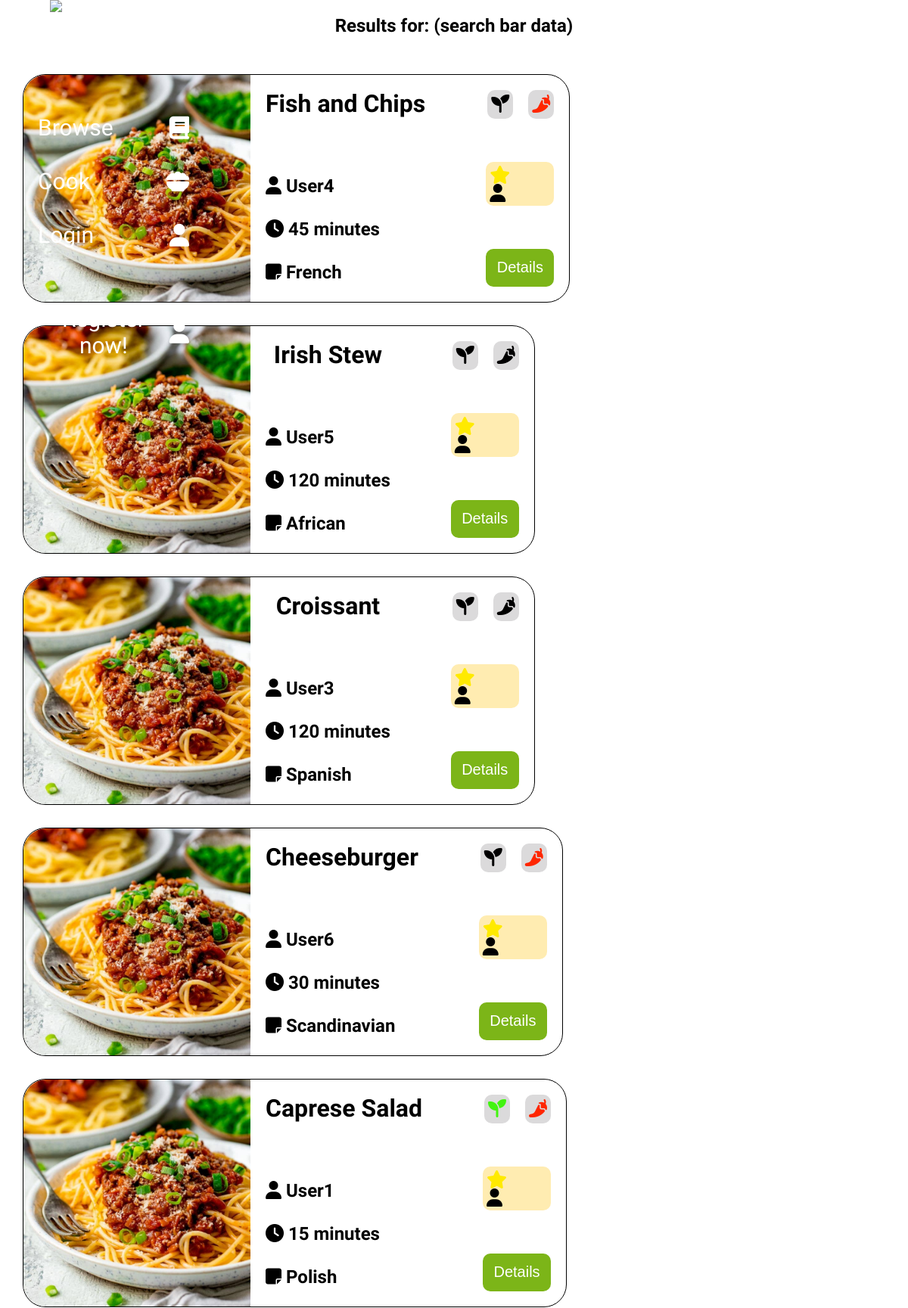
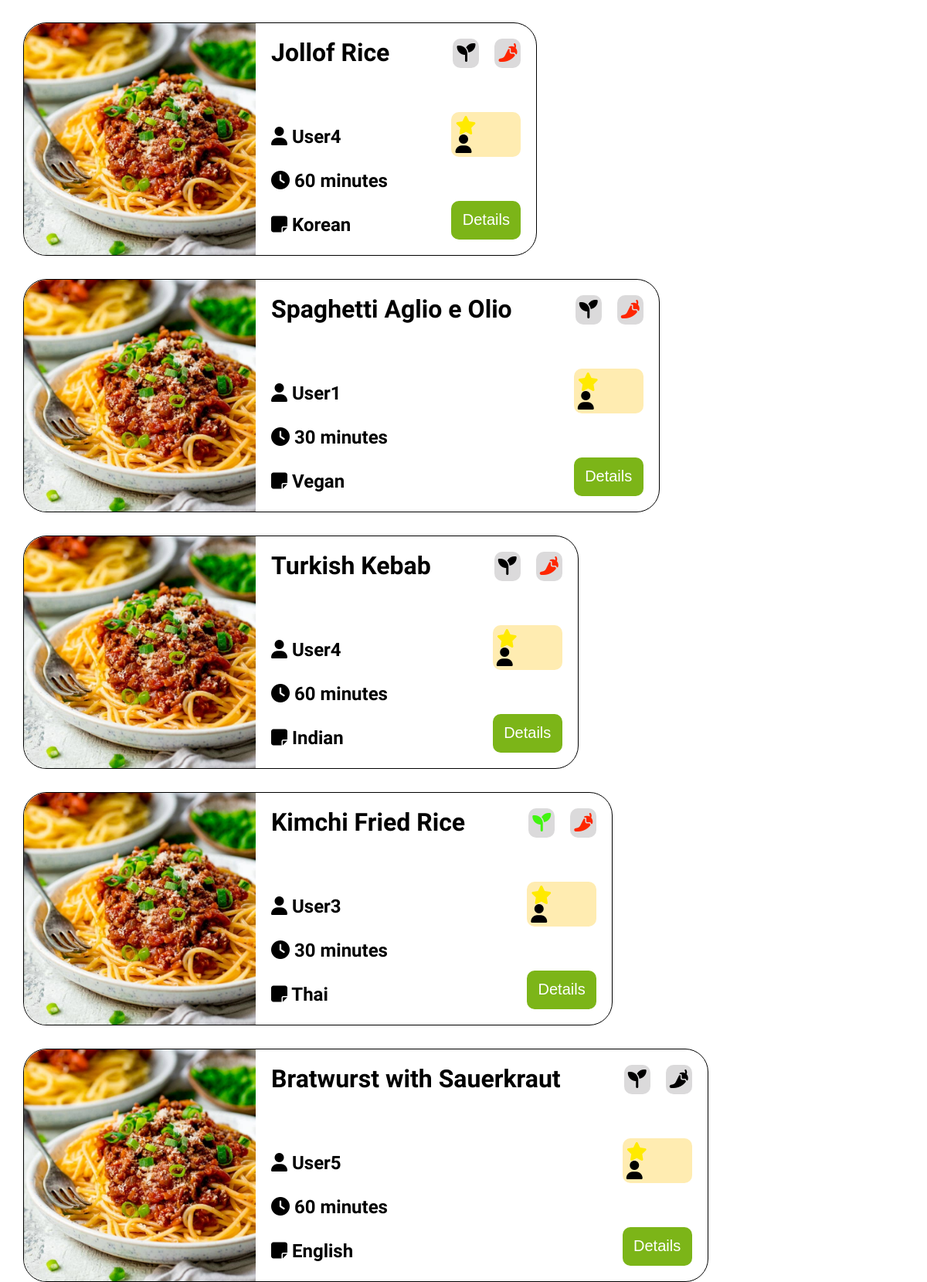
The app's page /Views/search_results.php with its own data (2 pictures, top to bottom).
### tables this page shows
CREATE TABLE `Recipes` (
  `recipe_id` int(11) NOT NULL,
  `title` longtext NOT NULL,
  `category_id` int(11) NOT NULL,
  `isVegan` tinyint(1) NOT NULL,
  `likesHot` tinyint(1) NOT NULL,
  `rating` double NOT NULL,
  `time` double NOT NULL,
  `ingredients` longtext NOT NULL,
  `user_id` int(11) NOT NULL
);

CREATE TABLE `users` (
  `users_id` int(255) NOT NULL,
  `users_email` varchar(50) NOT NULL,
  `users_user_name` varchar(50) NOT NULL,
  `users_password` longtext NOT NULL,
  `likesHot` tinyint(1) DEFAULT NULL,
  `isVegan` tinyint(1) DEFAULT NULL
);

CREATE TABLE `categories` (
  `category_id` int(11) NOT NULL,
  `category_name` longtext NOT NULL
);

### Classes/recipe_classes.php (called while the page is built, shortened)
<?php
class Recipe extends \Dbh
{
    private string $title;
    private int $category_id;
    private int $is_vegan;
    private int $likes_hot;
    private int $time;
    private int $user_id;
    public function __construct(string $title, int $category_id, int $is_vegan, int $likes_hot, int $time, array $ingredients, int $user_id)
    {
        $this->title = $title;
        $this->category_id = $category_id;
        $this->is_vegan = $is_vegan;
        $this->likes_hot = $likes_hot;
        $this->time = $time;
        $this->user_id = $user_id;
    }
    public static function getTrendingRecipes(int $count): array
    {
        $dbh = new Dbh();
        $connection = $dbh->connect();
        $query = 'SELECT * FROM recipes ORDER BY rating LIMIT '.$count;
        $stmt = $connection->query($query);
        $recipesData = $stmt->fetchAll(PDO::FETCH_ASSOC);
        $recipes = [];
        foreach ($recipesData as $recipeData) {
            $recipe = new Recipe(
                $recipeData['title'],
                (int) $recipeData['category_id'],
                (int) $recipeData['isVegan'],
                (int) $recipeData['likesHot'],
                (int) $recipeData['time'],
                explode(',', $recipeData['ingredients']),
                (int) $recipeData['user_id']
            );
            $recipes[] = $recipe;
        }
        return $recipes;
    }
    public function getTitle(): string
    {
        return $this->title;
    }
    public function getCategory(): string
    {
        $dbh = new Dbh();
        $connection = $dbh->connect();
        $query = 'SELECT * FROM categories WHERE category_id = '.$this->category_id;
        $stmt = $connection->query($query);
        $data = $stmt->fetchAll(PDO::FETCH_ASSOC);
        return $data[0]['category_name'];
    }
    public function getIsVegan(): int
    {
        return $this->is_vegan;
    }
    public function getLikesHot(): int
    {
        return $this->likes_hot;
    }
    public function getUsername(): string
    {
        $dbh = new Dbh();
        $connection = $dbh->connect();
        $query = 'SELECT * FROM users WHERE users_id = '.$this->user_id;
        $stmt = $connection->query($query);
        $data = $stmt->fetchAll(PDO::FETCH_ASSOC);
        if (isset($data[0]['users_user_name'])) {
            return $data[0]['users_user_name'];
        } else {
            return '';
        }
    }
    public function getTime(): int
    {
        return $this->time;
    }
}

### Views/search_results.php (the view, shortened to what this page needs)
<?php require "nav.php" ?>
<link rel="stylesheet" href="CSS/mainpage.css">
<main class="col-xs-12 col-sm-10 col-md-6 col-lg-11">
    <section>
        <h1>Results for: (search bar data)</h1>
    </section>
    <section class="results">
        <div class="top_trending_recipes col-xs-12 col-sm-8 col-md-6 col-lg-12">
            <?php
            require_once '../Classes/recipe_classes.php';
            $recipes = Recipe::getTrendingRecipes(10);
            foreach ($recipes as $recipe) {
            ?>
            <div class="top_trending_recipe">
                <div class="mid">
                    <p class="name"><?php echo $recipe->getTitle(); ?></p>
                    <div class="inner_mid">
                        <p class="details">
                            <i class="fa-solid fa-user"></i>
                            <?php echo $recipe->getUsername(); ?>
                        </p>
                        <p class="details">
                            <i class="fa-solid fa-clock"></i>
                            <?php echo $recipe->getTime(); ?> minutes
                        </p>
                        <p class="details">
                            <i class="fa-solid fa-note-sticky"></i>
                            <?php echo $recipe->getCategory(); ?>
                        </p>
                    </div>
                </div>
                <div class="right">
                    <div class="vegan_spicy">
                        <div class="gray <?php echo $recipe->getIsVegan() ? 'green' : ''; ?>">
                            <i class="fa-solid fa-seedling"
                                style="color: <?php echo $recipe->getIsVegan() ? '#42f410' : ''; ?>;"></i>
                        </div>
                        <div class="gray">
                            <i class="fa-solid fa-pepper-hot"
                                style="color: <?php echo $recipe->getLikesHot() ? '#ff2600' : ''; ?>;"></i>
                        </div>
                    </div>
                    <div class="rating">
                        <div class="inner_rating">
                            <i class="fa-solid fa-star" style="color: #ffea00;"></i>
                        </div>
                        <div class="inner_rating">
                            <i class="fa-solid fa-user"></i>
                        </div>
                    </div>
                    <form>
                        <button type="submit" class="details_button">Details</button>
                    </form>
                </div>
            </div>
            <?php
            }
            ?>
        </div>
    </section>
</main>

### Views/header.php (shortened to what this page needs)
<!DOCTYPE html>
<html lang="eng">
<head>
    <link rel="stylesheet" href="https://cdnjs.cloudflare.com/ajax/libs/flexboxgrid/6.3.1/flexboxgrid.min.css"
        type="text/css">
    <link rel="stylesheet" href="CSS/header.css">
    <link rel="stylesheet" href="CSS/body_grid.css">
</head>
<body>

### Views/nav.php (shortened to what this page needs)
<?php require "header.php" ?>
<link rel="stylesheet" href="CSS/hamburgers.min.css">
<link rel="stylesheet" href="CSS/nav.css">
<aside class="navigation">
    <nav>
        <h2>Recipello</h2>
        <ul>
            <li><a href="mainpage.php">Browse <i class="fa-solid fa-book"></i></a></li>
            <li><a href="#">Cook <i class="fa-solid fa-bowl-food"></i></a></li>
            <?php
            if (isset($_SESSION['userid'])) {
            ?>
            <li><a href="#">Favourites <i class="fa-solid fa-star"></i></a></li>
            <li><a href="my_recipes.php">My recipes <i class="fa-regular fa-pen-to-square"></i></a></li>
            <li><a href="current_user.php">Account <i class="fa-solid fa-user"></i></a></li>
            <?php
            } else {
            ?>
            <li><a href="login.php">Login <i class="fa-solid fa-user"></i></a></li>
            <li><a href="register.php">Register now! <i class="fa-solid fa-user"></i></a></li>
            <?php
            }
            ?>
        </ul>
        <img src="Images/nav_bg.jpg" alt="nav_background">
    </nav>
</aside>

### Views/CSS/header.css (style rules this page uses)
body { margin:0; font-family: 'Inconsolata', monospace; min-height: 100svh; display:flex; flex-direction: row; gap:0; position: relative; }

### Views/CSS/body_grid.css (style rules this page uses)
@media screen and (min-width: 992px) { body { display: grid; grid-auto-columns: 1fr; grid-template-columns: 300px 1fr; grid-template-rows: 1fr; gap: 10px 0px; grid-template-areas: "nav main"; } }
@media screen and (min-width: 992px) { .navigation { grid-area: nav; } }
@media screen and (min-width: 992px) { main { grid-area: main; } }

### Views/CSS/nav.css (style rules this page uses)
.navigation { position: fixed; font-size: 30px; color: white; left: -100%; top: 0; height: 100%; width: 100vw; max-width: 500px; overflow: hidden; z-index: 50; transition: .5s; }
nav { display: flex; flex-direction: column; align-items: center; position: relative; height: 100%; }
nav > * { z-index: 20; }
nav h2 { margin: 20px 0 0; }
nav ul li a { display: flex; justify-content: space-between; align-items: center; text-decoration: none; color: white; margin: 0 auto; }
nav ul { box-sizing: border-box; list-style-type: none; width: 100%; padding: 0; margin-top: 50px; }
nav ul li { text-align: center; padding: 8px; margin: 50px auto; max-width: 200px; }
nav img { position: absolute; top: 0; right: 0; width: auto; height: 100%; z-index: 2; }
@media screen and (min-width: 576px) { .navigation nav ul li { margin: 20px auto; } }
@media screen and (min-width: 576px) { .navigation nav ul li:last-child { margin: 60px auto; } }
@media screen and (min-width: 992px) { .navigation { left: 0; width: 300px; transition: none; overflow: hidden; z-index: 50; } }
@media screen and (min-width: 992px) { nav ul li:last-child { margin-top: 100px; } }

### Views/CSS/mainpage.css (style rules this page uses)
body { display: flex; flex-wrap: wrap; }
main { display: flex; flex-direction: column; align-items: center; gap:30px; }
p { font-size:40px; text-align: center; font-weight: 900; }
.top_trending_recipes { display: flex; flex-wrap: wrap; justify-content: space-between; row-gap: 30px; padding:0 30px 0 30px; }
.top_trending_recipe { border-radius: 30px; display:flex; border:1px solid black; gap:20px; height:300px; position: relative; }
.mid { display: flex; justify-content: space-evenly; flex-direction: column; height:300px; }
.inner_mid { display: flex; flex-direction: column; align-items: flex-start; justify-content: flex-start; }
.details { margin-bottom:5px; }
.name { margin-top:0; font-size: 32px; font-weight: 700; }
.details { font-size:24px; font-weight: 600; }
.right { margin:20px 0 20px 0; gap:30px; height:260px; font-size:24px; width:150px; display:flex; flex-direction: column; align-items: flex-end; justify-content: space-between; padding-right: 20px; }
.vegan_spicy { display:flex; gap:20px; }
.rating { background-color: rgba(255,195,4,0.31); padding:5px; width:80px; border-radius: 10px; }
.inner_rating { display: flex; justify-content: space-between; }
.details_button { border: none; width: 90px; height: 50px; background-color: #7CB518; border-radius: 10px; color:white; font-size: 20px; cursor: pointer; }
.gray { background-color: rgba(77,72,75,0.20); padding:5px; border-radius: 10px; }
.green { color: #397D1A; }
a { text-decoration: none; color:black; }

### records on screen
recipes: title "Fish and Chips", user.users_user_name "User4", time "45", category.category_name "French", isVegan 0 (drawn), likesHot 1 (drawn)
recipes: title "Irish Stew", user.users_user_name "User5", time "120", category.category_name "African", isVegan 0 (drawn), likesHot 0 (drawn)
recipes: title "Croissant", user.users_user_name "User3", time "120", category.category_name "Spanish", isVegan 0 (drawn), likesHot 0 (drawn)
recipes: title "Cheeseburger", user.users_user_name "User6", time "30", category.category_name "Scandinavian", isVegan 0 (drawn), likesHot 1 (drawn)
recipes: title "Caprese Salad", user.users_user_name "User1", time "15", category.category_name "Polish", isVegan 1 (drawn), likesHot 1 (drawn)
recipes: title "Jollof Rice", user.users_user_name "User4", time "60", category.category_name "Korean", isVegan 0 (drawn), likesHot 1 (drawn)
recipes: title "Spaghetti Aglio e Olio", user.users_user_name "User1", time "30", category.category_name "Vegan", isVegan 0 (drawn), likesHot 1 (drawn)
recipes: title "Turkish Kebab", user.users_user_name "User4", time "60", category.category_name "Indian", isVegan 0 (drawn), likesHot 1 (drawn)
recipes: title "Kimchi Fried Rice", user.users_user_name "User3", time "30", category.category_name "Thai", isVegan 1 (drawn), likesHot 1 (drawn)
recipes: title "Bratwurst with Sauerkraut", user.users_user_name "User5", time "60", category.category_name "English", isVegan 0 (drawn), likesHot 0 (drawn)
